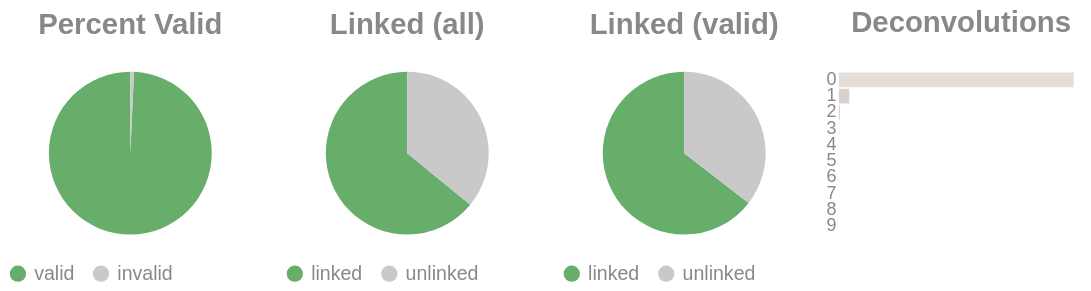

Notebook code cell kept with this figure:
### Code cell
if SKIPLR:
    pass
else:
    clash = Counter()
    for i in valids['molecule'].to_list():
        _mol = i.split("-")
        if len(_mol) == 1:
            clash.update('0')
        else:
            clash.update(_mol[-1])

    _d = {"deconvolutions": [], 'count': []}
    for k,v in clash.items():
        _d['deconvolutions'].append(k)
        _d['count'].append(v)

    tot_valid = valids['reads'].sum()
    mask = valids['reads'] >= 2
    n_linked_reads = valids.filter(mask)['reads'].sum()
    if n_linked_reads == 0:
        print_html("No linked molecules (>=2 reads) were detected; skipping linked-only distributions.")
        SKIPLR = True
    else:
        perc_valid = round(tot_valid / n_reads, 4)
        linked_perc_abs = round(n_linked_reads / n_reads, 4)
        linked_perc = round(n_linked_reads / tot_valid, 4)

    _valid = pl.DataFrame({"valids": ['valid', 'invalid'], "count": [tot_valid, n_reads - tot_valid]})
    _linked_abs = pl.DataFrame({"linked (absolute)": ['linked', 'unlinked'], "count": [n_linked_reads, n_reads - n_linked_reads]})
    _linked_rel = pl.DataFrame({"linked (valids)": ['linked', 'unlinked'], "count": [n_linked_reads, tot_valid - n_linked_reads]})

    (
        alt.hconcat(
            piechart(_valid, goodval = 'valid', title = "Percent Valid"),
            piechart(_linked_abs, goodval = "linked", title =  "Linked (all)"),
            piechart(_linked_rel, goodval = "linked", title =  "Linked (valid)"),
            convolutionbar(pl.DataFrame(_d), title = "Deconvolutions"),
            center = True,
            bounds = 'flush'
        )
        .resolve_scale(color='independent')
        .resolve_legend('independent')
        .properties(usermeta={'embedOptions': {"actions": False}})
    ).display()

### Figure 1 — Vega-Lite specification as saved in the notebook (floating-point values rounded to 4 significant figures)
{"width": "container", "height": 400, "config": {"title": {"anchor": "start", "dy": -15, "fontSize": 18, "color": "#888888", "subtitleColor": "#888888", "subtitleFontSize": 14}, "arc": {"fill": "#0072B2"}, "axis": {"domainColor": "#888888", "domainWidth": 0.5, "gridWidth": 0.2, "grid": false, "titleFontWeight": 400, "titleFontSize": 15, "labelFontSize": 11, "labelColor": "#888888", "tickColor": "#888888", "tickWidth": 0.2, "titleColor": "#888888"}, "axisBand": {"grid": false}, "axisX": {"grid": true, "tickSize": 10, "domainCap": "round"}, "axisY": {"domain": false, "grid": true, "tickSize": 0, "domainCap": "round"}, "background": "transparent", "header": {"labelFontSize": 15, "labelColor": "#888888", "titleFontSize": 15, "titleFontWeight": 600, "titleColor": "#888888"}, "legend": {"labelFont": "sans-serif", "labelFontSize": 12, "labelColor": "#888888", "symbolSize": 100, "symbolType": "circle", "titleFontSize": 12, "titlePadding": 10, "titleColor": "#888888", "title": null}, "range": {"category": ["#E69F00", "#56B4E9", "#009E73", "#F0E442", "#0072B2", "#D55E00", "#CC79A7", "#000000"], "diverging": ["#cfe8f3", "#a2d4ec", "#73bfe2", "#46abdb", "#1696d2", "#12719e"]}, "area": {"fill": "#0072B2", "fillOpacity": 0.7, "line": true, "strokeOpacity": 0.7}, "line": {"color": "#0072B2", "stroke": "#0072B2", "strokeWidth": 2}, "trail": {"color": "#0072B2", "stroke": "#0072B2", "strokeWidth": 0, "size": 1}, "point": {"filled": true, "fillOpacity": 1.0, "size": 95}, "text": {"color": "#888888", "fontSize": 11, "align": "right", "fontWeight": 400, "size": 11}, "bar": {"fill": "#0072B2", "stroke": null}, "view": {"stroke": null, "continuousWidth": 660, "continuousHeight": 400}}, "hconcat": [{"data": {"name": "data-a63f4fd183b3432660d400aed642fb6d"}, "mark": {"type": "arc"}, "encoding": {"color": {"field": "valids", "legend": {"orient": "bottom", "title": null}, "scale": {"domain": ["valid", "invalid"], "range": ["#68ae6b", "#C9C9C9"]}, "title": "Valids", "type": "nominal"}, "theta": {"field": "count", "type": "quantitative"}, "tooltip": [{"field": "valids", "title": "Valids", "type": "ordinal"}, {"field": "percent", "format": ".2%", "title": "Percent", "type": "quantitative"}, {"field": "count", "title": "Count", "type": "quantitative"}]}, "height": 100, "title": {"text": "Percent Valid", "align": "center", "anchor": "middle"}, "transform": [{"calculate": "datum.count / 5865079", "as": "percent"}], "width": 150}, {"data": {"name": "data-75e01c2bed325f56ce29406e8f9965a2"}, "mark": {"type": "arc"}, "encoding": {"color": {"field": "linked (absolute)", "legend": {"orient": "bottom", "title": null}, "scale": {"domain": ["linked", "unlinked"], "range": ["#68ae6b", "#C9C9C9"]}, "title": "Linked (Absolute)", "type": "nominal"}, "theta": {"field": "count", "type": "quantitative"}, "tooltip": [{"field": "linked (absolute)", "title": "Linked (Absolute)", "type": "ordinal"}, {"field": "percent", "format": ".2%", "title": "Percent", "type": "quantitative"}, {"field": "count", "title": "Count", "type": "quantitative"}]}, "height": 100, "title": {"text": "Linked (all)", "align": "center", "anchor": "middle"}, "transform": [{"calculate": "datum.count / 5865079", "as": "percent"}], "width": 150}, {"data": {"name": "data-890aa2e4443a18d5bf6faf6970604ce9"}, "mark": {"type": "arc"}, "encoding": {"color": {"field": "linked (valids)", "legend": {"orient": "bottom", "title": null}, "scale": {"domain": ["linked", "unlinked"], "range": ["#68ae6b", "#C9C9C9"]}, "title": "Linked (Valids)", "type": "nominal"}, "theta": {"field": "count", "type": "quantitative"}, "tooltip": [{"field": "linked (valids)", "title": "Linked (Valids)", "type": "ordinal"}, {"field": "percent", "format": ".2%", "title": "Percent", "type": "quantitative"}, {"field": "count", "title": "Count", "type": "quantitative"}]}, "height": 100, "title": {"text": "Linked (valid)", "align": "center", "anchor": "middle"}, "transform": [{"calculate": "datum.count / 5822757", "as": "percent"}], "width": 150}, {"data": {"name": "data-41b0ff52748dc7e7d5f6d4d29ee3bd7e"}, "mark": {"type": "bar"}, "encoding": {"color": {"field": "deconvolutions", "legend": null, "scale": {"scheme": "lightgreyred"}, "type": "nominal"}, "tooltip": [{"field": "deconvolutions", "title": "Deconvolutions", "type": "ordinal"}, {"field": "percent", "format": ".2%", "title": "Percent", "type": "quantitative"}, {"field": "count", "title": "Count", "type": "quantitative"}], "x": {"axis": null, "field": "count", "type": "quantitative"}, "y": {"field": "deconvolutions", "sort": "ascending", "title": null, "type": "nominal"}}, "height": 100, "title": {"text": "Deconvolutions", "align": "center", "anchor": "middle"}, "transform": [{"calculate": "datum.count / 3021135", "as": "percent"}], "width": 150}], "bounds": "flush", "center": true, "resolve": {"legend": {"angle": "independent"}, "scale": {"color": "independent"}}, "usermeta": {"embedOptions": {"actions": false}}, "$schema": "https://vega.github.io/schema/vega-lite/v6.1.0.json", "datasets": {"data-a63f4fd183b3432660d400aed642fb6d": [{"valids": "valid", "count": 5822757}, {"valids": "invalid", "count": 42322}], "data-75e01c2bed325f56ce29406e8f9965a2": [{"linked (absolute)": "linked", "count": 3758147}, {"linked (absolute)": "unlinked", "count": 2106932}], "data-890aa2e4443a18d5bf6faf6970604ce9": [{"linked (valids)": "linked", "count": 3758147}, {"linked (valids)": "unlinked", "count": 2064610}], "data-41b0ff52748dc7e7d5f6d4d29ee3bd7e": [{"deconvolutions": "0", "count": 2882597}, {"deconvolutions": "1", "count": 126340}, {"deconvolutions": "2", "count": 10231}, {"deconvolutions": "3", "count": 1515}, {"deconvolutions": "4", "count": 316}, {"deconvolutions": "5", "count": 91}, {"deconvolutions": "6", "count": 27}, {"deconvolutions": "7", "count": 11}, {"deconvolutions": "8", "count": 4}, {"deconvolutions": "9", "count": 3}]}}
